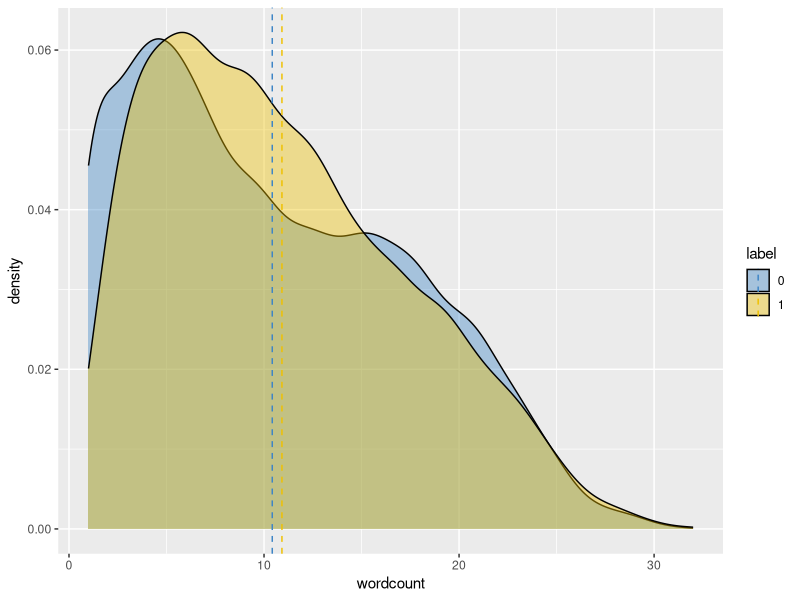

Write R code to recreate this figure.
library(tidyverse)
set.seed(99)
data <- read_csv("data/processed_tweets.csv")
wordcount <- str_count(data$post_text, "\\w+")
label <- data$label[!is.na(wordcount)]
wordcount <- wordcount[!is.na(wordcount)]
mu <- data.frame(wc.mean = c(mean(wordcount[label==0]), 
                             mean(wordcount[label==1])), 
                 label = c(0, 1))
df <- data.frame(wordcount=wordcount, label=as.factor(label))
mu <- df %>% 
  group_by(label) %>%
  summarise(wc.mean = mean(wordcount))
dens <- ggplot(df, aes(wordcount)) + 
  geom_density(aes(fill = label), alpha = 0.4) +
  geom_vline(aes(xintercept = wc.mean, color = label),
             data = mu, linetype = "dashed") +
  scale_color_manual(values = c("#3D85C6", "#EFC000FF")) +
  scale_fill_manual(values = c("#3D85C6", "#EFC000FF"))
ggsave("figure/density.png", dens, width = 8, height = 5)